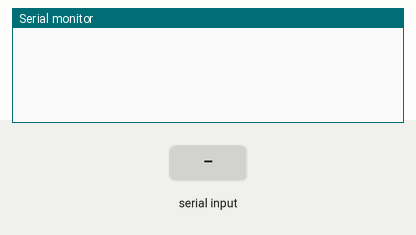
Simulated run of this sketch. Board: Arduino Uno, built with avr-gcc and run on an emulated ATmega328P. Parts: the last lines printed to the serial monitor. Inputs (shaded band) come from the test bench.

Above: at 1.2 s.
1.3 s: "1\n" received over Serial
At 2.5 s:
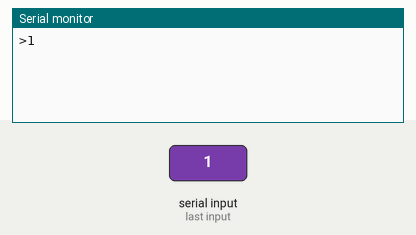
2.8 s: "1\n" received over the second serial link
At 3.9 s:
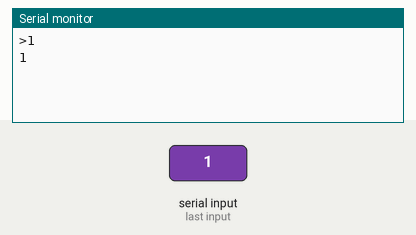
4.3 s: byte 10 (10) received over Serial
At 5.0 s:
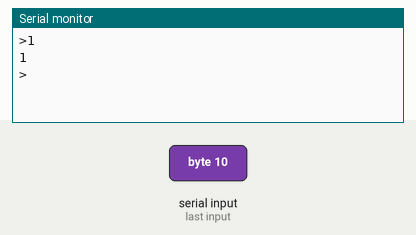
5.8 s: "0\n" received over Serial
At 6.1 s:
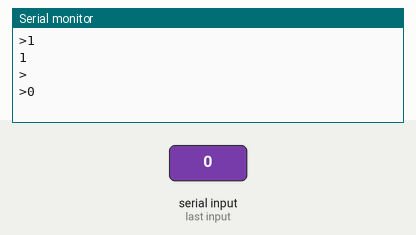
7.3 s: "0\n" received over the second serial link
At 8.5 s:
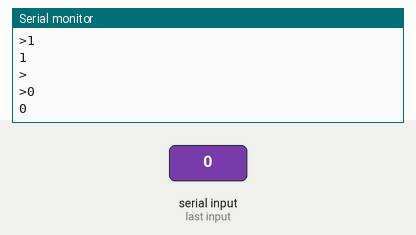

The sketch:

hc-05.ino
```cpp
#include <SoftwareSerial.h>

SoftwareSerial bt(16, 17);
char c = ' ';
boolean newLine = true;
void setup() {
    bt.begin(38400);
    Serial.begin(115200);
}

void loop()
{

    if (bt.available())
    {
        c = bt.read();
        Serial.write(c);
    }

    if (Serial.available())
    {
        c = Serial.read();
        bt.write(c);

        if (newLine) { Serial.print(">");  newLine = false; }
        Serial.write(c);
        if (c==10) newLine = true;
    }

}
```

Measured:
- after the input at 1.3 s, the serial monitor: prints a new line at once (image 1)
- after the input at 2.8 s, the serial monitor: prints a new line at once (image 2)
- after the input at 4.3 s, the serial monitor: prints a new line at once (image 3)
- after the input at 5.8 s, the serial monitor: prints a new line at once (image 4)
- after the input at 7.3 s, the serial monitor: prints a new line at once (image 5)
